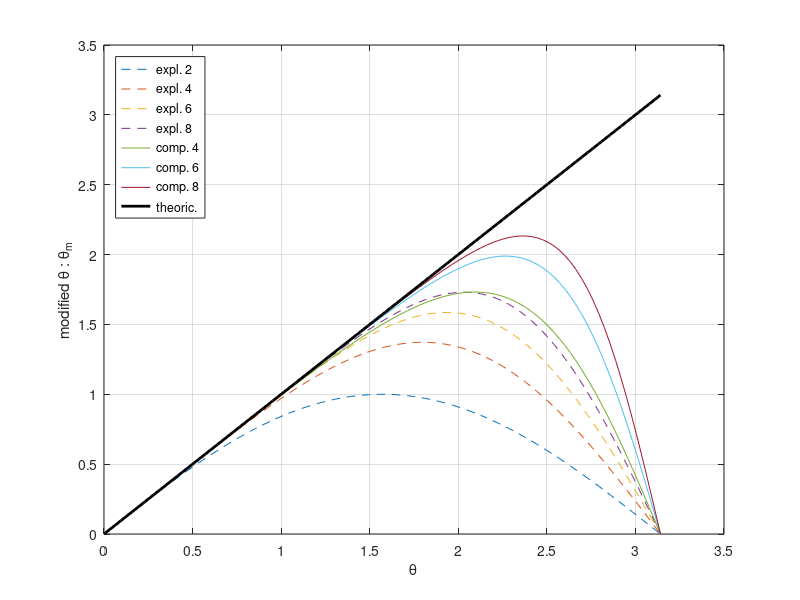
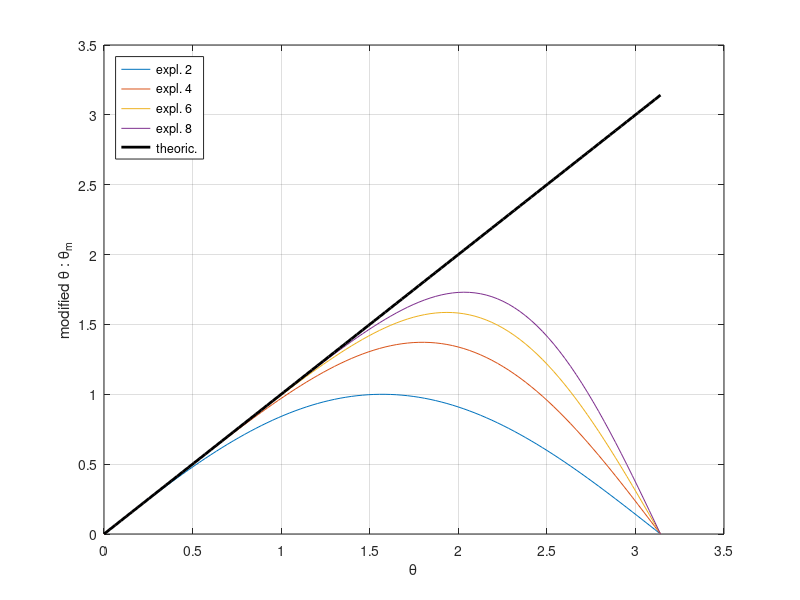
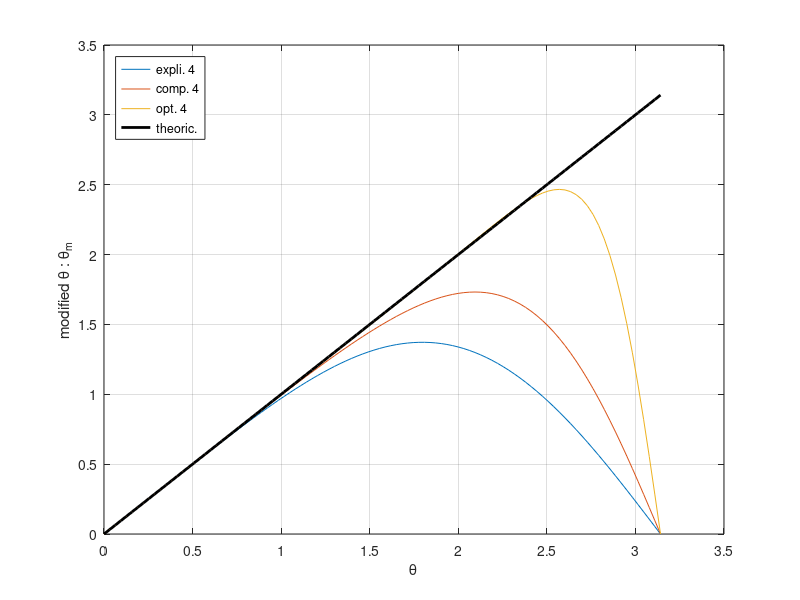
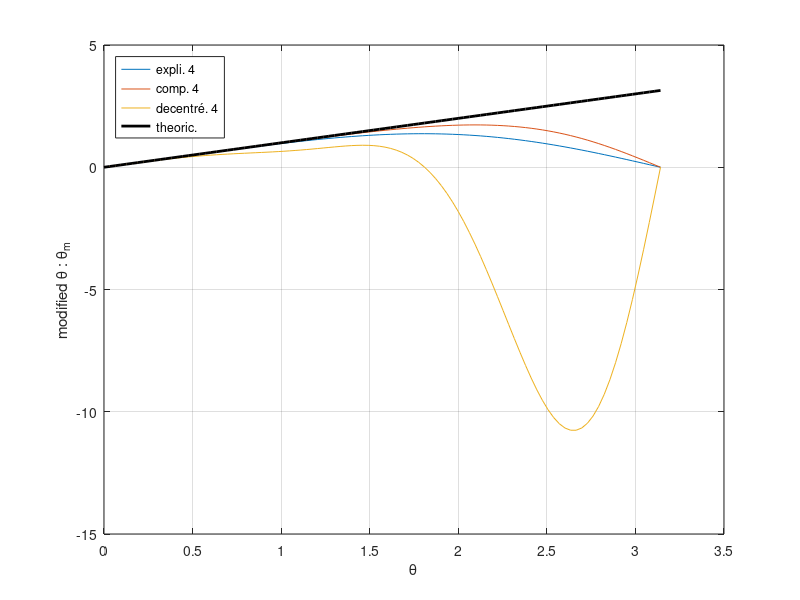

The MATLAB source for these figures, in order:
clc; clear all; close all;

teta=linspace(0,pi,100);

se2=sin(teta);
se4=(4/3)*sin(teta)-(1/3)*sin(2*teta)/2;
se6=3/2*sin(teta)-3/5*sin(2*teta)/2+1/10*sin(3*teta)/3;
se8=8/5*sin(teta)-4/5*sin(2*teta)/2+8/35*sin(3*teta)/3-1/35*sin(4*teta)/4;

sc4=sin(teta)./(2/3+2*(1/6*cos(teta)));
sc6=(14/9*sin(teta)+1/18*sin(2*teta))./(1+2*(1/3)*cos(teta));
sc8=((25/16)*sin(teta)+(1/5)*sin(2*teta)/2-(1/80)*sin(3*teta)/3)./(1+2*(3/8)*cos(teta));

a=-103/72; b=91/36; c=-7/4; d=29/36; e=-11/72;
sdc4=(a.*exp(1i*teta)+b.*exp(1i*2*teta)+c.*exp(1i*3*teta)+d.*exp(1i*4*teta)+e.*exp(1i*5*teta))./(2/3+1/6*exp(1i*teta));

alpha=.435181352;
a=1.551941906;
b=.361328195;
c=-.042907397;
sk4=((a)*sin(teta)+(b)*sin(2*teta)/2+(c)*sin(3*teta)/3)./(1+2*(alpha)*cos(teta));

figure(1)
plot(teta,se2,'--',teta,se4,'--',teta,se6,'--',teta,se8,'--',teta,sc4,'-',teta,sc6,'-',teta,sc8,'-',teta,teta,'k-','Linewidth',2)
legend('expl. 2','expl. 4','expl. 6','expl. 8','comp. 4','comp. 6','comp. 8','theoric.','Location','northwest')
xlabel('\theta')
ylabel('modified \theta : \theta_m')
grid on

figure(2)
plot(teta,se2,'-',teta,se4,'-',teta,se6,'-',teta,se8,'-',teta,teta,'k-','Linewidth',2)
legend('expl. 2','expl. 4','expl. 6','expl. 8','theoric.','Location','northwest')
xlabel('\theta')
ylabel('modified \theta : \theta_m')
grid on

figure(3)
plot(teta,se4,teta,sc4,teta,sk4,teta,teta,'k-','Linewidth',2)
legend('expli. 4','comp. 4','opt. 4','theoric.','Location','northwest')
xlabel('\theta')
ylabel('modified \theta : \theta_m')
grid on

figure(4)
plot(teta,se4,teta,sc4,teta,imag(sdc4),teta,teta,'k-','Linewidth',2)
legend('expli. 4','comp. 4','decentré. 4','theoric.','Location','northwest')
xlabel('\theta')
ylabel('modified \theta : \theta_m')
grid on

figure(5)
plot(real(sdc4),'Linewidth',2)
grid on
